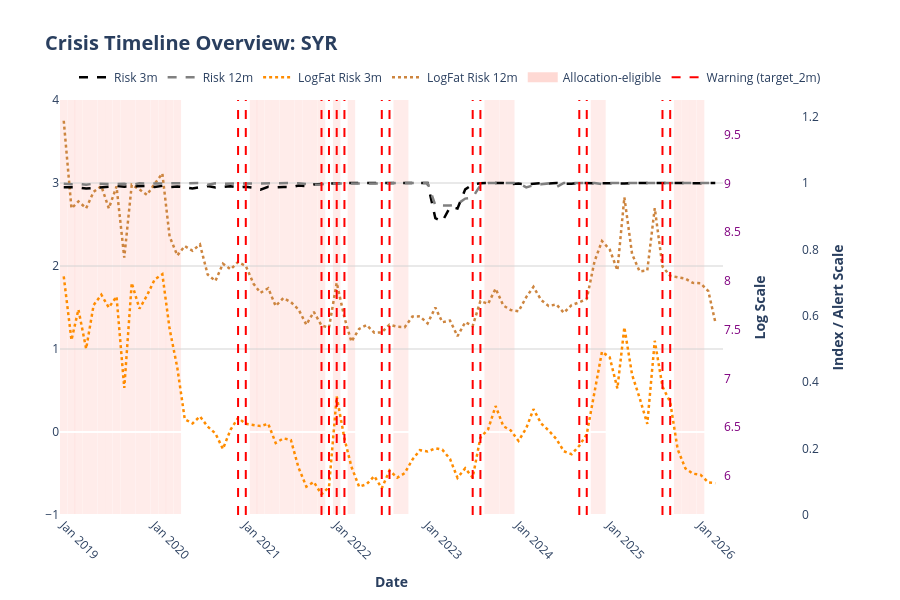

Here is the notebook cell this chart was saved with:
### Code cell
plot_full_crisis_timeline(
    df, 
    country_code="SYR",
    columns_to_plot=["risk_3", "risk_12", "logfat_risk_3", "logfat_risk_12"]
)
